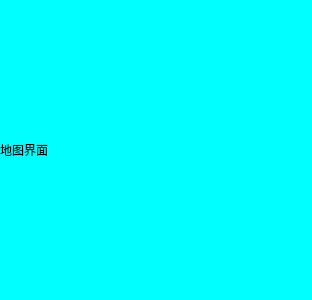
<?xml version="1.0" encoding="UTF-8"?>
<ui version="4.0">
 <class>CWidgetMap</class>
 <widget class="QWidget" name="CWidgetMap">
  <property name="geometry">
   <rect>
    <x>0</x>
    <y>0</y>
    <width>312</width>
    <height>300</height>
   </rect>
  </property>
  <property name="minimumSize">
   <size>
    <width>300</width>
    <height>300</height>
   </size>
  </property>
  <property name="windowTitle">
   <string>Form</string>
  </property>
  <property name="styleSheet">
   <string notr="true">background-color: rgb(0, 255, 255);</string>
  </property>
  <layout class="QGridLayout" name="gridLayout">
   <property name="leftMargin">
    <number>0</number>
   </property>
   <property name="topMargin">
    <number>0</number>
   </property>
   <property name="rightMargin">
    <number>0</number>
   </property>
   <property name="bottomMargin">
    <number>0</number>
   </property>
   <property name="horizontalSpacing">
    <number>0</number>
   </property>
   <item row="0" column="0">
    <widget class="QLabel" name="label">
     <property name="text">
      <string>地图界面</string>
     </property>
    </widget>
   </item>
  </layout>
 </widget>
 <resources/>
 <connections/>
</ui>
